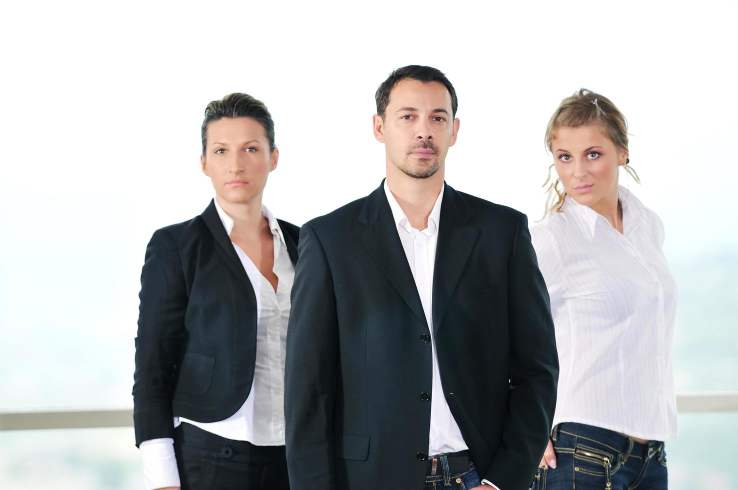
#> input picture Recognition Tasks/Face_Detection/group.jpg, 1476 x 980 px (shown at 1/2 size)
$ jupyter execute Face_Detection.ipynb
#> lines starting #> are read from the running program, lines starting #| are printed output that depends on the picture; after the words box and inside, x2 and y2 are one past the last pixel; in counts of white or black regions, pixels touching at a corner belong together
[cell 1]
import cv2
import os
from google.colab.patches import cv2_imshow

def detect_faces_haar_balanced():
    # Make sure image exists
    if not os.path.exists("group.jpg"):
        print("Upload group.jpg first!")
        return

    # Load and resize image
    image = cv2.imread("group.jpg")
#> image is the input picture: shape (980, 1476, 3); mean B, G, R 179.3, 178.3, 177.3
    image = cv2.resize(image, (800, int(image.shape[0] * 800 / image.shape[1])))
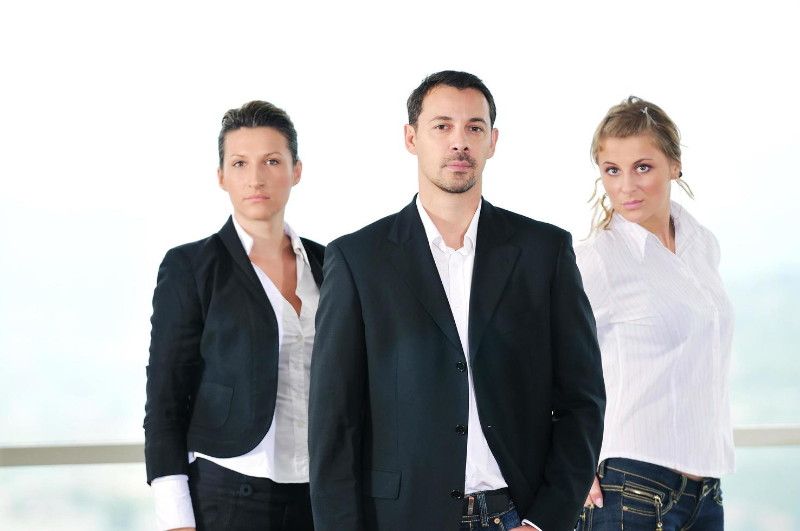
#> image: shape (531, 800, 3); mean B, G, R 179.2, 178.2, 177.2

    # Convert to grayscale (Haar Cascade requires this)
    gray = cv2.cvtColor(image, cv2.COLOR_BGR2GRAY)
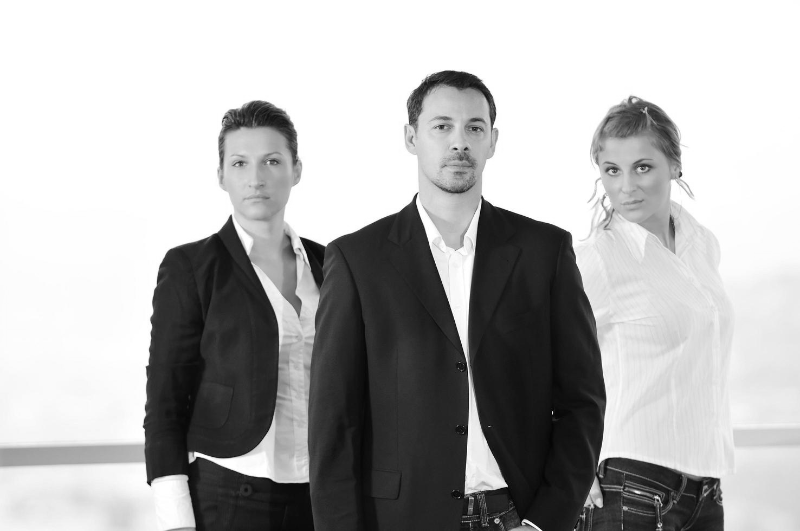
#> gray: shape (531, 800); min 2, max 255, mean 178

    # NEW TRICK: Equalize the histogram to boost contrast for shadowed faces in the back
    gray = cv2.equalizeHist(gray)
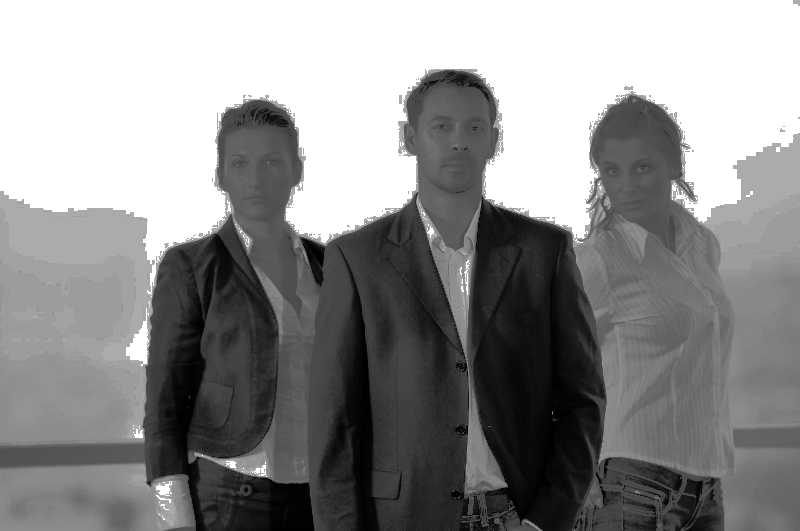
#> gray: shape (531, 800); min 0, max 255, mean 142.1

    # Load cascade
    face_cascade = cv2.CascadeClassifier(
        cv2.data.haarcascades + "haarcascade_frontalface_default.xml"
    )

    # The "Goldilocks" Parameters
    faces = face_cascade.detectMultiScale(
        gray,
        scaleFactor=1.05,  # 1.05 scans slower but much more thoroughly than 1.1
        minNeighbors=6,    # 6 is the sweet spot: drops the tie, keeps the faces
        minSize=(30, 30),  # Ignores tiny details
        flags=cv2.CASCADE_SCALE_IMAGE
    )
#> faces = [[220, 135, 71, 71], [594, 140, 75, 75], [417, 97, 79, 79]]

    print("Total Faces Detected:", len(faces))
#| Total Faces Detected: 3

    # Draw the green boxes
    for (x, y, w, h) in faces:
        cv2.rectangle(image, (x, y), (x+w, y+h), (0, 255, 0), 2)
#> this loop made 3 passes
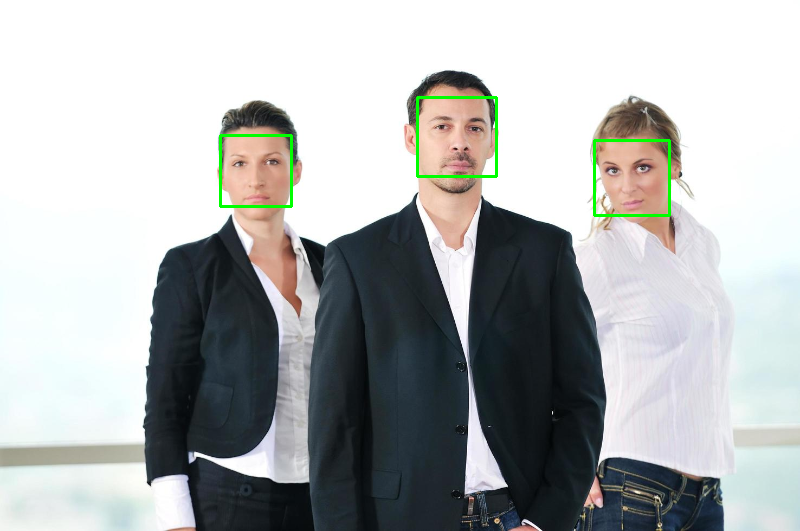
#> image: shape (531, 800, 3); 0.63% of pixels changed, all inside (x1, y1, x2, y2) = (219, 96, 671, 217)

    # Display the result
    cv2_imshow(image)

# Run the function
if __name__ == "__main__":
    detect_faces_haar_balanced()
